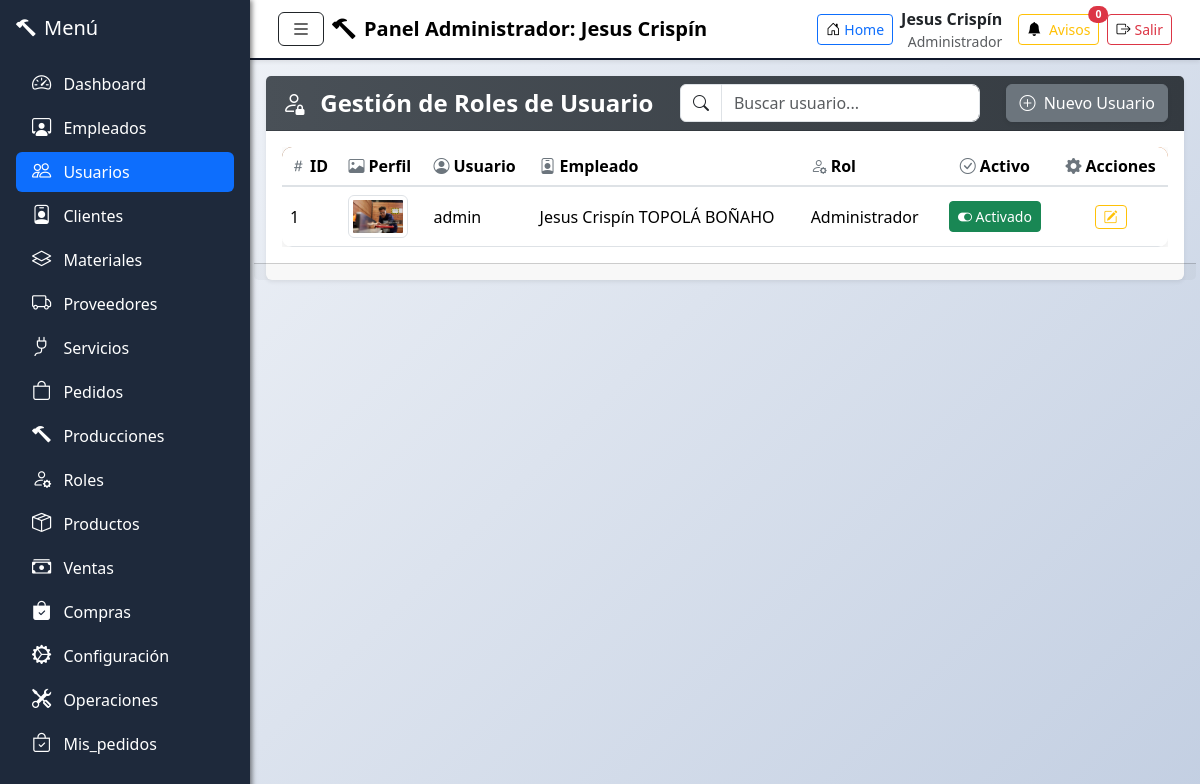
Page /index.php?vista=usuarios (signed in) on the committed database.
### tables this page shows
CREATE TABLE usuarios (
  id INT AUTO_INCREMENT PRIMARY KEY,
  empleado_id INT NOT NULL,
  username VARCHAR(50) NOT NULL UNIQUE,
  password VARCHAR(255) NOT NULL,
  imagen TEXT,
  rol_id INT NOT NULL,
  activo TINYINT(1) DEFAULT 1,
  FOREIGN KEY (empleado_id) REFERENCES empleados(id)
    ON DELETE CASCADE ON UPDATE CASCADE,
  FOREIGN KEY (rol_id) REFERENCES roles(id)
    ON DELETE RESTRICT ON UPDATE CASCADE
);

CREATE TABLE empleados (
  id INT AUTO_INCREMENT PRIMARY KEY,
  nombre VARCHAR(100) NOT NULL,
  apellido VARCHAR(100) NOT NULL,
  fecha_nacimiento DATE NOT NULL,
  codigo VARCHAR(20) NOT NULL UNIQUE,
  genero CHAR(1) NOT NULL,
  telefono VARCHAR(20) NOT NULL,
  direccion VARCHAR(100) NOT NULL,
  email VARCHAR(100),
  horario_trabajo VARCHAR(100) NOT NULL,
  fecha_ingreso DATE,
  creado_en TIMESTAMP DEFAULT CURRENT_TIMESTAMP,
  salario DECIMAL(10,2)
);

CREATE TABLE roles (
  id INT AUTO_INCREMENT PRIMARY KEY,
  nombre VARCHAR(50) NOT NULL
);

### views/private/usuarios.php (the view, shortened to what this page needs)
<?php
$sql = "SELECT
            u.*,
            r.nombre AS rol,
            e.nombre AS empleado_nombre,
            e.apellido AS empleado_apellido
            FROM usuarios u
            LEFT JOIN roles r ON u.rol_id = r.id
            LEFT JOIN empleados e ON u.empleado_id = e.id
            ";
$stmt = $pdo->prepare($sql);
$stmt->execute();
$usuarios = $stmt->fetchAll(PDO::FETCH_ASSOC);
?>
<div id="content" class="container-fliud">
    <div class="card shadow-sm border-0 mb-4">
        <div class="card-header d-flex flex-column flex-md-row justify-content-between align-items-center gap-3">
            <h4 class="fw-bold mb-0 text-white">
                <i class="bi bi-person-lock me-2"></i> Gestión de Roles de Usuario
            </h4>
            <div class="input-group w-100 w-md-auto" style="max-width: 300px;">
                <span class="input-group-text bg-white"><i class="bi bi-search"></i></span>
                <input type="text" class="form-control" placeholder="Buscar usuario..." id="buscador">
            </div>
            <a href="index.php?vista=registrar_usuarios" class="btn btn-secondary shadow-sm">
                <i class="bi bi-plus-circle me-1"></i> Nuevo Usuario
            </a>
        </div>
        <div class="card-body">
            <div class="table-responsive">
                <table id="tablaRoles" class="table table-hover table-custom align-middle mb-0">
                    <thead>
                        <tr>
                            <th><i class="bi bi-hash me-1"></i>ID</th>
                            <th><i class="bi bi-image me-1"></i>Perfil</th>
                            <th><i class="bi bi-person-circle me-1"></i>Usuario</th>
                            <th><i class="bi bi-person-badge me-1"></i>Empleado</th>
                            <th><i class="bi bi-person-gear me-1"></i>Rol</th>
                            <th class="text-center"><i class="bi bi-check-circle me-1"></i>Activo</th>
                            <th class="text-center"><i class="bi bi-gear-fill me-1"></i>Acciones</th>
                        </tr>
                    </thead>
                    <tbody id="tbody">
                        <?php if (count($usuarios) > 0): ?>
                            <?php foreach ($usuarios as $usuario): ?>
                                <tr>
                                    <td><?= $usuario['id'] ?></td>
                                    <td>
                                        <img src="api/<?= htmlspecialchars($usuario['imagen']) ?>" alt="Perfil" width="60"
                                            class="img-thumbnail">
                                    </td>
                                    <td><?= htmlspecialchars($usuario['username']) ?></td>
                                    <td><?= htmlspecialchars($usuario['empleado_nombre'] . ' ' . $usuario['empleado_apellido']) ?>
                                    </td>
                                    <td><?= htmlspecialchars($usuario['rol']) ?></td>
                                    <td class="text-center">
                                        <a href="#"
                                            class="btn btn-sm <?= $usuario['activo'] ? 'btn-success' : 'btn-danger' ?> activar-btn"
                                            data-id="<?= $usuario['id'] ?>" data-estado="<?= $usuario['activo'] ? '1' : '0' ?>">
                                            <i class="bi <?= $usuario['activo'] ? 'bi-toggle-on' : 'bi-toggle-off' ?>"></i>
                                            <?= $usuario['activo'] ? 'Activado' : 'Desactivado' ?>
                                        </a>
                                    </td>
                                    <td class="text-center">
                                        <a href="index.php?vista=editar_usuarios&id=<?= $usuario['id'] ?>"
                                            class="btn btn-sm btn-outline-warning" title="Editar">
                                            <i class="bi bi-pencil-square"></i>
                                        </a>
                                    </td>
                                </tr>
                            <?php endforeach; ?>
                        <?php else: ?>
                            <tr>
                                <td colspan="6" class="text-muted text-center py-3">No se encontraron usuarios.</td>
                            </tr>
                        <?php endif; ?>
                    </tbody>
                </table>
            </div>
        </div>
        <div class="card-footer row py-2 d-flex justify-content-between">
        </div>
    </div>
</div>

### layouts/private/header.php (style rules this page uses)
:root { --primary-color: #8B4513; --secondary-color: #D2691E; --accent-color: #F4A460; --success-color: #28a745; --warning-color: #ffc107; --danger-color: #dc3545; --info-color: #17a2b8; --dark-color: #343a40; --light-color: #f8f9fa; }
html, body { height: 100%; margin: 0; overflow: hidden; font-family: 'Segoe UI', Tahoma, Geneva, Verdana, sans-serif; background: linear-gradient(135deg, #f5f7fa 0%, #c3cfe2 100%); }
.card { border: none; border-radius: 15px; box-shadow: 0 8px 25px rgba(0, 0, 0, 0.1); transition: all 0.3s ease; backdrop-filter: blur(10px); background: rgba(255, 255, 255, 0.95); }
.table-custom { border-radius: 10px; overflow: hidden; box-shadow: 0 4px 15px rgba(0, 0, 0, 0.1); }
.table-custom thead { background: linear-gradient(135deg, var(--primary-color), var(--secondary-color)); color: white; }
#content { flex-grow: 1; overflow-y: auto; height: calc(100vh - 80px); margin-top: 60px; margin-left: 250px; padding: 1rem; transition: margin-left 0.3s ease; }
.card { box-shadow: 0 0.125rem 0.25rem rgba(0, 0, 0, 0.39); }
.card { border-radius: 1rem; border: none; background: #ffffff; box-shadow: 0 5px 15px rgba(0, 0, 0, 0.05); }
.card-header { background: linear-gradient(90deg, #495057, #343a40); color: #f8f9fa; border-top-left-radius: 1rem; border-top-right-radius: 1rem; padding: 1rem 1.5rem; }
.card-header h4 { margin: 0; font-weight: 600; }
.table-custom thead { background-color: #e9ecef; color: rgb(255, 255, 255); font-weight: 600; border-bottom: 2px solid #dee2e6; }
.table-custom th i { color: #6c757d; }
.table-custom td, .table-custom th { vertical-align: middle; border-color: #dee2e6; white-space: nowrap; }
.btn-success { background-color: #198754; border-color: #198754; }
.form-control::placeholder { color: #adb5bd; }
.input-group .form-control { border-radius: 0.5rem; }

### rows in the picture
usuarios: id "1", imagen (picture), username "admin", empleado.apellido "Jesus Crispín TOPOLÁ BOÑAHO", rol.nombre "Administrador", activo 1 (drawn)

### other values in the picture
$_SESSION['usuario']['rol'] "Administrador"
$_SESSION['usuario']['nombre'] "Jesus Crispín"
$label "Dashboard"
$label "Empleados"
$label "Usuarios"
$label "Clientes"
$label "Materiales"
$label "Proveedores"
$label "Servicios"
$label "Pedidos"
$label "Producciones"
$label "Roles"
$label "Productos"
$label "Ventas"
$label "Compras"
